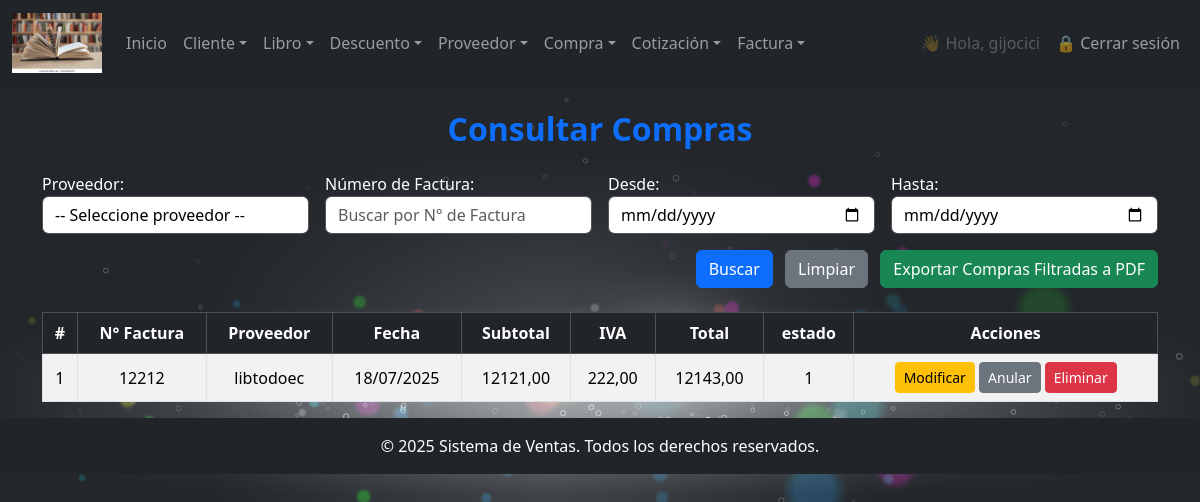
The app's page /compra/consultar/ (signed in) with its own data.
### miapp/models.py (models this page shows, shortened)
class Compra(models.Model):
    proveedor = models.ForeignKey(Proveedor, on_delete=models.CASCADE)
    fecha_compra = models.DateField()
    numero_factura = models.CharField(max_length=100)
    subtotal = models.DecimalField(max_digits=10, decimal_places=2)
    iva = models.DecimalField(max_digits=10, decimal_places=2)
    total = models.DecimalField(max_digits=10, decimal_places=2)
    fecha_creacion = models.DateTimeField(auto_now_add=True)
    fecha_modificacion = models.DateTimeField(auto_now=True)
    creacion_usuario = models.CharField(max_length=50)
    modificacion_usuario = models.CharField(max_length=50)
    estado = models.IntegerField(choices=ESTADO_CHOICES, default=1)

class Proveedor(models.Model):
    nombre = models.CharField(max_length=20)
    marca = models.CharField(max_length=20)
    ruc= models.CharField(max_length=13, default="",)
    telefono = models.CharField(max_length=12)
    correo = models.EmailField(max_length=40, default="@")
    direccion = models.CharField(max_length=200, blank=True, null=True)
    fecha_creacion = models.DateTimeField(auto_now_add=True)
    fecha_modificacion = models.DateTimeField(auto_now=True)
    creacion_usuario = models.CharField(max_length=50)
    modificacion_usuario = models.CharField(max_length=50)
    estado = models.IntegerField(choices=ESTADO_CHOICES, default=1)
    class Meta:
        db_table = "proveedor"
        verbose_name = "proveedor"
        verbose_name_plural = "proveedores"
    def __str__(self):
        return self.nombre\

### miapp/views.py (the view)
        def wrapper(request, *args, **kwargs):
            if not request.user.is_authenticated:
                return redirect('login')
            try:
                empleado = Empleado.objects.get(user=request.user)
                if empleado.cargo.nombre.lower() in [c.lower() for c in nombre_cargos]:
                    return view_func(request, *args, **kwargs)
            except Empleado.DoesNotExist:
                pass
            return redirect('no_autorizado')

### miapp/forms.py
class BuscadorCompraForm(forms.Form):
    proveedor = forms.ModelChoiceField(
        queryset=Proveedor.objects.all(),
        label='Proveedor',
        required=False,
        empty_label="-- Seleccione proveedor --",
        widget=forms.Select(attrs={'class': 'form-control'})
    )
    numero_factura = forms.CharField(
        label='Número de Factura',
        required=False,
        widget=forms.TextInput(attrs={
            'class': 'form-control',
            'placeholder': 'Buscar por N° de Factura'
        })
    )
    fecha_inicio = forms.DateField(
        label='Desde',
        required=False,
        widget=forms.DateInput(attrs={
            'class': 'form-control',
            'type': 'date'
        }),
        input_formats=['%Y-%m-%d'],  # Formato estándar HTML date input
    )
    fecha_fin = forms.DateField(
        label='Hasta',
        required=False,
        widget=forms.DateInput(attrs={
            'class': 'form-control',
            'type': 'date'
        }),
        input_formats=['%Y-%m-%d'],
    )

### miapp/views.py (called while the page is built)
def cargo_requerido(nombre_cargos):
    def decorador(view_func):
        def wrapper(request, *args, **kwargs):
            if not request.user.is_authenticated:
                return redirect('login')
            try:
                empleado = Empleado.objects.get(user=request.user)
                if empleado.cargo.nombre.lower() in [c.lower() for c in nombre_cargos]:
                    return view_func(request, *args, **kwargs)
            except Empleado.DoesNotExist:
                pass
            return redirect('no_autorizado')
        return wrapper
    return decorador

### miapp/templates/administrativo/compra/consultar_compra.html (shortened to what this page needs)
{% extends 'index.html' %}
{% block main %}
<div class="container mt-4">
    <h2 class="text-center mb-4 text-primary"><b>Consultar Compras</b></h2>
    <form method="post" action="{% url 'consultar_compra' %}" class="mb-4">
        <div class="row g-3 align-items-end">
            <div class="col-md-3">
                {{ buscador_compra.proveedor.label_tag }}
                {{ buscador_compra.proveedor }}
            </div>
            <div class="col-md-3">
                {{ buscador_compra.numero_factura.label_tag }}
                {{ buscador_compra.numero_factura }}
            </div>
            <div class="col-md-3">
                {{ buscador_compra.fecha_inicio.label_tag }}
                {{ buscador_compra.fecha_inicio }}
            </div>
            <div class="col-md-3">
                {{ buscador_compra.fecha_fin.label_tag }}
                {{ buscador_compra.fecha_fin }}
            </div>
            <div class="col-md-12 text-end">
                <button type="submit" name="buscar_compra" class="btn btn-primary me-2">Buscar</button>
                <a href="{% url 'consultar_compra' %}" class="btn btn-secondary me-2">Limpiar</a>
                <a href="{% url 'exportar_pdf_compra' %}?
                    proveedor={{ buscador_compra.proveedor.value|urlencode }}&
                    numero_factura={{ buscador_compra.numero_factura.value|urlencode }}&
                    fecha_inicio={{ buscador_compra.fecha_inicio.value|urlencode }}&
                    fecha_fin={{ buscador_compra.fecha_fin.value|urlencode }}"
                   class="btn btn-success">
                    Exportar Compras Filtradas a PDF
                </a>
            </div>
        </div>
    </form>
    {% if compras %}
    <div class="table-responsive">
        <table class="table table-bordered table-striped align-middle">
            <thead class="table-dark text-center">
                <tr>
                    <th>#</th>
                    <th>N° Factura</th>
                    <th>Proveedor</th>
                    <th>Fecha</th>
                    <th>Subtotal</th>
                    <th>IVA</th>
                    <th>Total</th>
                    <th>estado</th>
                    <th>Acciones</th>
                </tr>
            </thead>
            <tbody class="text-center">
                {% for compra in compras %}
                <tr>
                    <td>{{ forloop.counter }}</td>
                    <td>{{ compra.numero_factura }}</td>
                    <td>{{ compra.proveedor.nombre }}</td>
                    <td>{{ compra.fecha_compra|date:"d/m/Y" }}</td>
                    <td>{{ compra.subtotal }}</td>
                    <td>{{ compra.iva }}</td>
                    <td>{{ compra.total }}</td>
                    <td>{{ compra.estado }}</td>
                    <td>
                        <a href="{% url 'modificar_compra' compra.id %}" class="btn btn-warning btn-sm">Modificar</a>
                        <a href="{% url 'anular_compra' compra.id %}" class="btn btn-secondary btn-sm">Anular</a>
                        <a href="{% url 'eliminar_compra' compra.id %}" class="btn btn-danger btn-sm"
                           onclick="return confirm('¿Estás seguro de eliminar esta compra?');">Eliminar</a>
                    </td>
                </tr>
                {% endfor %}
            </tbody>
        </table>
    </div>
    {% else %}
    <p class="text-center text-muted mt-4">No se encontraron compras con los criterios proporcionados.</p>
    {% endif %}
</div>
{% endblock %}

### miapp/templates/index.html (shortened to what this page needs)
{% load static %}
<!DOCTYPE html>
<html lang="es">
<head>
    <link href="https://cdn.jsdelivr.net/npm/bootstrap@5.3.0/dist/css/bootstrap.min.css" rel="stylesheet" />
    <link href="https://cdn.jsdelivr.net/npm/bootstrap-icons@1.11.0/font/bootstrap-icons.css" rel="stylesheet" />
    <link rel="stylesheet" href="{% static 'css/bootstrap.min.css' %}" />
    <link rel="stylesheet" href="{% static 'css/body.css' %}" />
    <link rel="stylesheet" href="{% static 'css/estilos.css' %}" />
    <link href="https://cdn.jsdelivr.net/npm/select2@4.1.0-rc.0/dist/css/select2.min.css" rel="stylesheet" />
</head>
<body class="cars">
    {% if request.resolver_match.url_name != 'login' and request.resolver_match.url_name != 'password_reset' and request.resolver_match.url_name != 'password_reset_complete' and request.resolver_match.url_name != 'password_reset_confirm' and request.resolver_match.url_name != 'password_reset_done'  %}
        {% block navbar %}
        <nav class="navbar navbar-expand-lg navbar-dark bg-dark">
            <div class="container-fluid">
                <a class="navbar-brand" href="#">
                    <img src="{% static 'img/libro.png' %}" alt="Logo" width="90" height="60" />
                </a>
                <div class="collapse navbar-collapse" id="navbarSupportedContent">
                    <ul class="navbar-nav me-auto mb-2 mb-lg-0">
                        <li class="nav-item"><a class="nav-link" href="{% url 'index' %}">Inicio</a></li>
                        <li class="nav-item dropdown">
                            <a class="nav-link dropdown-toggle" href="#" role="button" data-bs-toggle="dropdown">Cliente</a>
                        </li>
                        <li class="nav-item dropdown">
                            <a class="nav-link dropdown-toggle" href="#" role="button" data-bs-toggle="dropdown">Libro</a>
                        </li>
                        <li class="nav-item dropdown">
                            <a class="nav-link dropdown-toggle" href="#" role="button" data-bs-toggle="dropdown">Descuento</a>
                        </li>
                        <li class="nav-item dropdown">
                            <a class="nav-link dropdown-toggle" href="#" role="button" data-bs-toggle="dropdown">Proveedor</a>
                        </li>
                        <li class="nav-item dropdown">
                            <a class="nav-link dropdown-toggle" href="#" role="button" data-bs-toggle="dropdown">Compra</a>
                        <li class="nav-item dropdown">
                            <a class="nav-link dropdown-toggle" href="#" role="button" data-bs-toggle="dropdown">Cotización</a>
                        </li>
                        <li class="nav-item dropdown">
                            <a class="nav-link dropdown-toggle" href="#" role="button" data-bs-toggle="dropdown">Factura</a>
                        </li>
                    </ul>
                    <ul class="navbar-nav ms-auto mb-2 mb-lg-0">
                        {% if user.is_authenticated %}
                            <li class="nav-item">
                                <span class="nav-link disabled">👋 Hola, {{ user.username }}</span>
                            </li>
                            <li class="nav-item">
                                <a class="nav-link btn btn-outline-danger" href="{% url 'logout' %}">
                                    🔒 Cerrar sesión
                                </a>
                            </li>
                        {% else %}
                            <li class="nav-item">
                                <a class="nav-link btn btn-outline-primary" href="{% url 'login' %}">
                                    🔑 Iniciar sesión
                                </a>
                            </li>
                        {% endif %}
                    </ul>
                </div>
            </div>
        </nav>
        {% endblock %}
    {% endif %}
    {% block main %}{% endblock %}
    {% if request.resolver_match.url_name != 'login' and request.resolver_match.url_name != 'password_reset' and request.resolver_match.url_name != 'password_reset_complete' and request.resolver_match.url_name != 'password_reset_confirm' and request.resolver_match.url_name != 'password_reset_done'  %}
        <footer class="bg-dark text-white text-center py-3">
            <p class="mb-0">© 2025 Sistema de Ventas. Todos los derechos reservados.</p>
        </footer>
    {% endif %}
</body>
</html>

### miapp/static/css/body.css (style rules this page uses)
html, body { width: 100vw; height: 100vh; margin: 0; padding: 0; overflow: hidden; }

### miapp/static/css/estilos.css (style rules this page uses)
html, body { width:100%; height:100%; padding:0px; margin:0px; overflow: hidden; }

### miapp/templates/index.html (style rules this page uses)
body { background-color: #585252; color: #fff; }
input, select, textarea { background-color: #ffffff !important; color: #000000 !important; border: 1px solid #555 !important; }
html, body { height: 100%; margin: 0; padding: 0; overflow: auto; }

### records on screen
Compra: numero_factura "12212", proveedor.nombre "libtodoec", fecha_compra "18/07/2025", subtotal "12121,00", iva "222,00", total "12143,00", estado "1"

### other values on screen
{{ user.username }} "gijocici"
{{ buscador_compra.proveedor.label_tag }} "Proveedor:"
{{ buscador_compra.numero_factura.label_tag }} "Número de Factura:"
{{ buscador_compra.fecha_inicio.label_tag }} "Desde:"
{{ buscador_compra.fecha_fin.label_tag }} "Hasta:"
